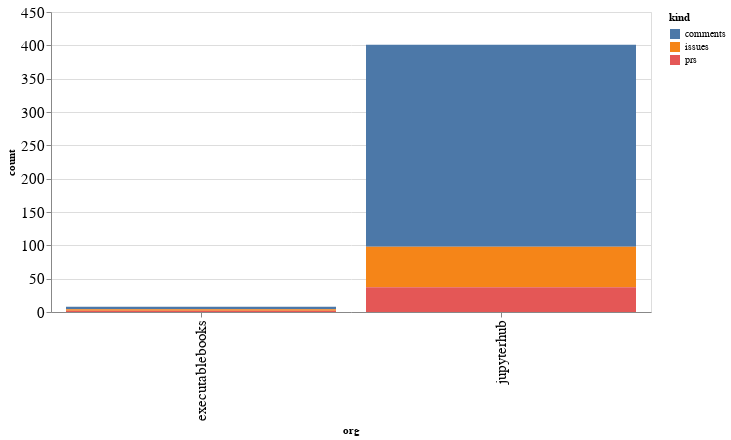

Notebook code for this chart:
### Code cell
alt.Chart(org_summaries, width=600).mark_bar().encode(
    x='org',
    y='count',
    color='kind',
    tooltip="org"
)

### Figure 1 — Vega-Lite specification as saved in the notebook (floating-point values rounded to 4 significant figures)
{"config": {"axisLeft": {"labelFontSize": 15}, "axisBottom": {"labelFontSize": 15}}, "data": {"name": "data-5290a389482b8afc29fe3819d4d75446"}, "mark": "bar", "encoding": {"color": {"type": "nominal", "field": "kind"}, "tooltip": {"type": "nominal", "field": "org"}, "x": {"type": "nominal", "field": "org"}, "y": {"type": "quantitative", "field": "count"}}, "width": 600, "$schema": "https://vega.github.io/schema/vega-lite/v4.8.1.json", "datasets": {"data-5290a389482b8afc29fe3819d4d75446": [{"org": "executablebooks", "kind": "comments", "count": 4}, {"org": "executablebooks", "kind": "issues", "count": 2}, {"org": "executablebooks", "kind": "prs", "count": 2}, {"org": "jupyterhub", "kind": "comments", "count": 303}, {"org": "jupyterhub", "kind": "issues", "count": 61}, {"org": "jupyterhub", "kind": "prs", "count": 37}]}}
